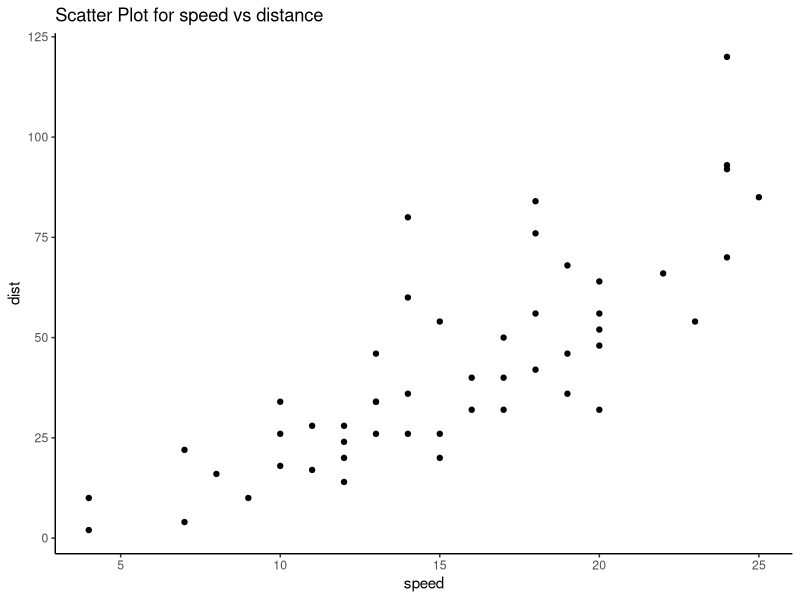
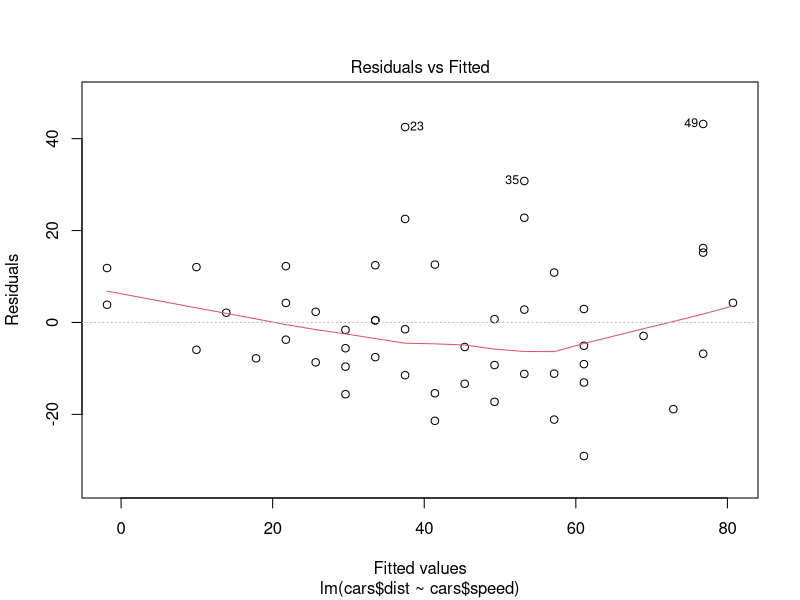
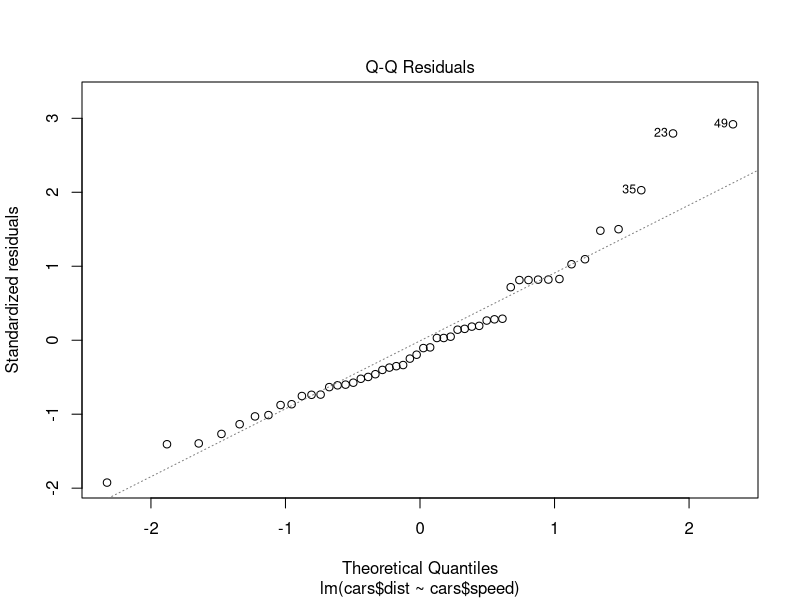
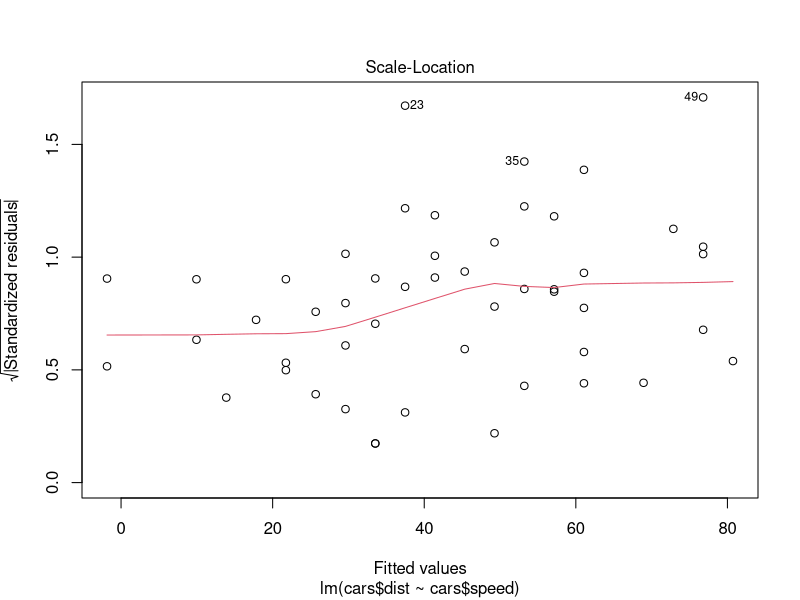
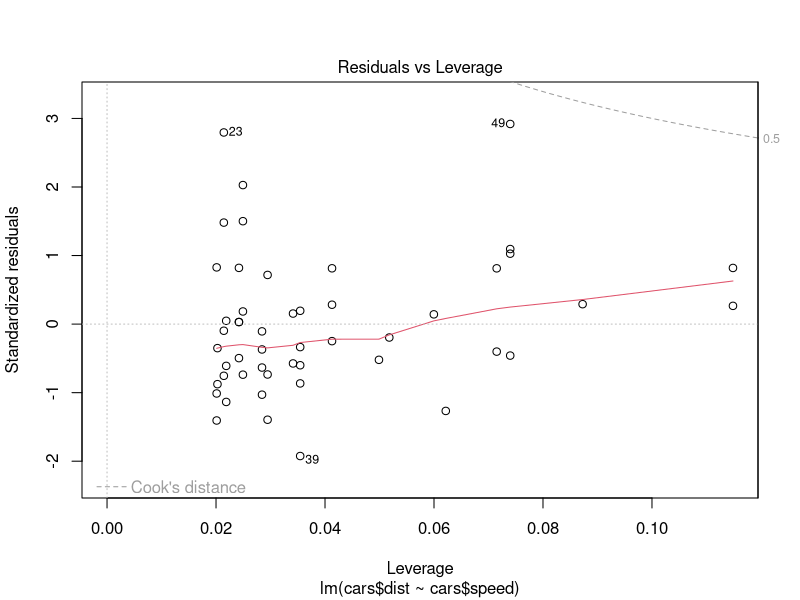
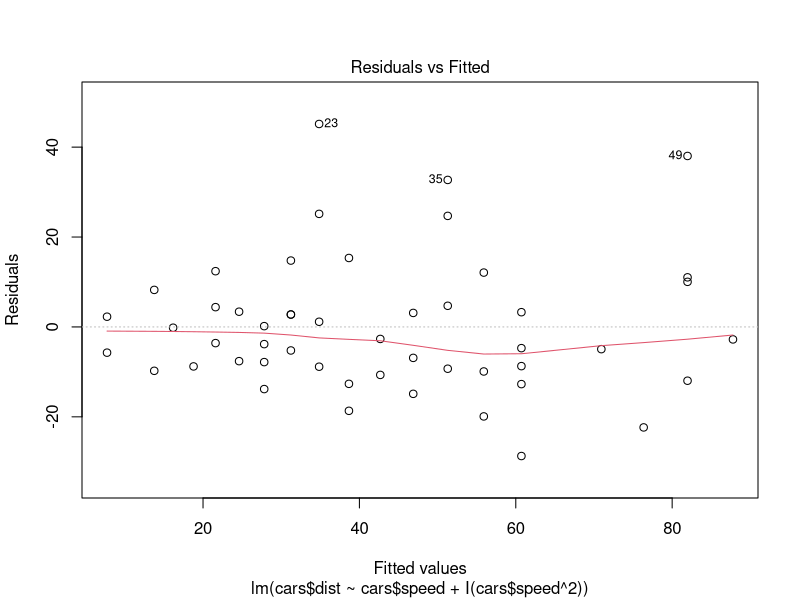
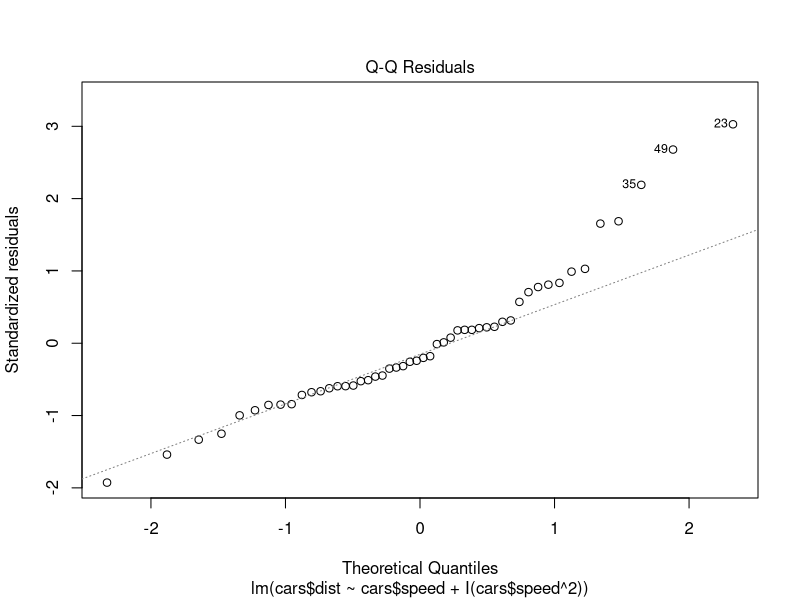
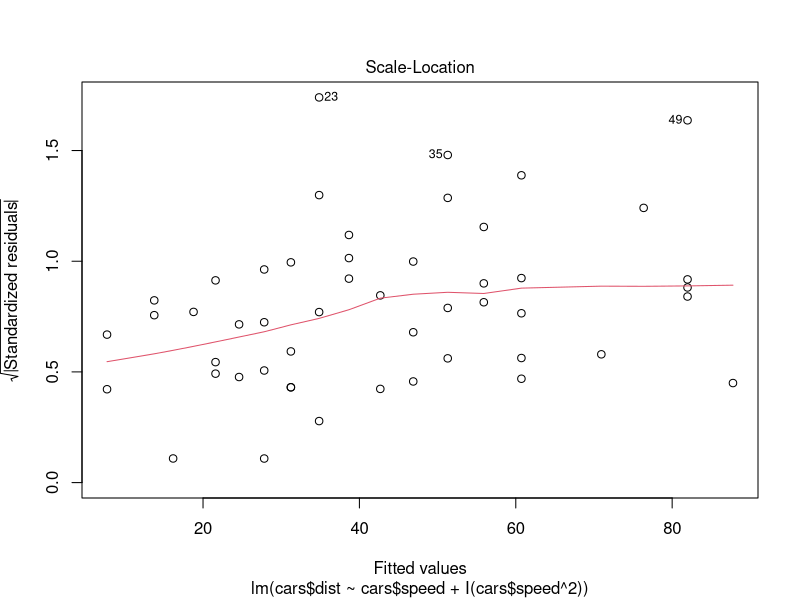

Write R code to recreate these figures, in order.
## ---- chunk 1
knitr::opts_chunk$set(echo = TRUE)
## ---- chunk 2
head(cars)
## ---- chunk 3
cor(cars$speed, cars$dist)
## ---- chunk 4
library(ggplot2)

ggplot(data=cars, aes(x=speed, y=dist)) + geom_point() + theme_classic() +
  ggtitle("Scatter Plot for speed vs distance")
## ---- chunk 5
cor.test(cars$speed, cars$dist)
## ---- chunk 6
cars.lm<-lm(cars$dist~cars$speed, data=cars)
cars.lm
## ---- chunk 7
summary(cars.lm)
## ---- chunk 8
plot(cars.lm)
## ---- chunk 9
cars.lm2<-lm(cars$dist~cars$speed+ I(cars$speed^2))
## ---- chunk 10
cars.lm2
## ---- chunk 11
summary(cars.lm2)
## ---- chunk 12
plot(cars.lm2)
## ---- chunk 13
dist.21<--17.6+ 3.9* 21
dist.21
## ---- chunk 14
dist2.21<-2.47+0.913*21+0.0996*21*21
dist2.21
## ---- chunk 15
x<-c(0.50,0.75 ,1.00,1.25,1.50,1.75,2.00,2.25,2.50,2.75,3.00,3.25,3.50)
y<-c(10,8,12,12,14,12,16,18,17,20,18,20,21)
pulse<-as.data.frame(cbind(x,y))

## ---- chunk 16
ggplot(pulse, aes(x=x, y=y)) + geom_point() + ggtitle("Plot of x vs y")
## ---- chunk 17
lm(pulse$y~pulse$x, data =pulse)
## ---- chunk 18
plot(lm(y~x))
## ---- chunk 19
summary(lm(y~x))
## ---- chunk 20
y.est<-7.055+4.088*1.15
y.est
